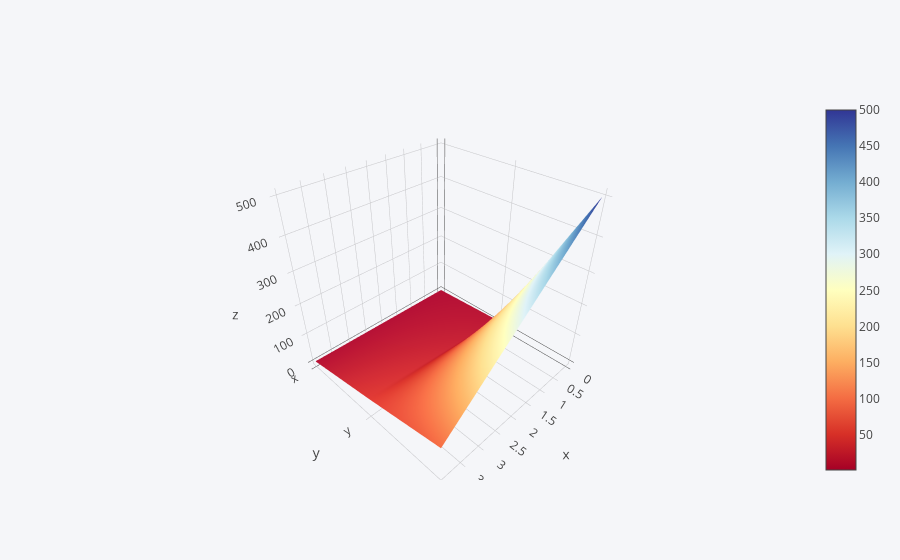

The code cell stored with this chart in its notebook:
### Code cell
df3.iplot(kind='surface',colorscale='rdylbu')

### Figure 1 — Plotly figure (JSON) as saved in the notebook; plotly's stock layout.template omitted (floating-point values rounded to 4 significant figures)
{"data": [{"colorscale": [[0, "rgb(165,0,38)"], [0.1, "rgb(215,48,39)"], [0.2, "rgb(244,109,67)"], [0.3, "rgb(253,174,97)"], [0.4, "rgb(254,224,144)"], [0.5, "rgb(255,255,191)"], [0.6, "rgb(224,243,248)"], [0.7, "rgb(171,217,233)"], [0.8, "rgb(116,173,209)"], [0.9, "rgb(69,117,180)"], [1, "rgb(49,54,149)"]], "type": "surface", "x": [0, 1, 2, 3, 4], "y": ["x", "y", "z"], "z": [[1, 2, 3, 4, 5], [10, 20, 30, 40, 50], [500, 400, 300, 200, 100]]}], "layout": {"legend": {"bgcolor": "#F5F6F9", "font": {"color": "#4D5663"}}, "paper_bgcolor": "#F5F6F9", "plot_bgcolor": "#F5F6F9", "titlefont": {"color": "#4D5663"}, "xaxis1": {"gridcolor": "#E1E5ED", "showgrid": true, "tickfont": {"color": "#4D5663"}, "title": "", "titlefont": {"color": "#4D5663"}, "zerolinecolor": "#E1E5ED"}, "yaxis1": {"gridcolor": "#E1E5ED", "showgrid": true, "tickfont": {"color": "#4D5663"}, "title": "", "titlefont": {"color": "#4D5663"}, "zerolinecolor": "#E1E5ED"}}}
